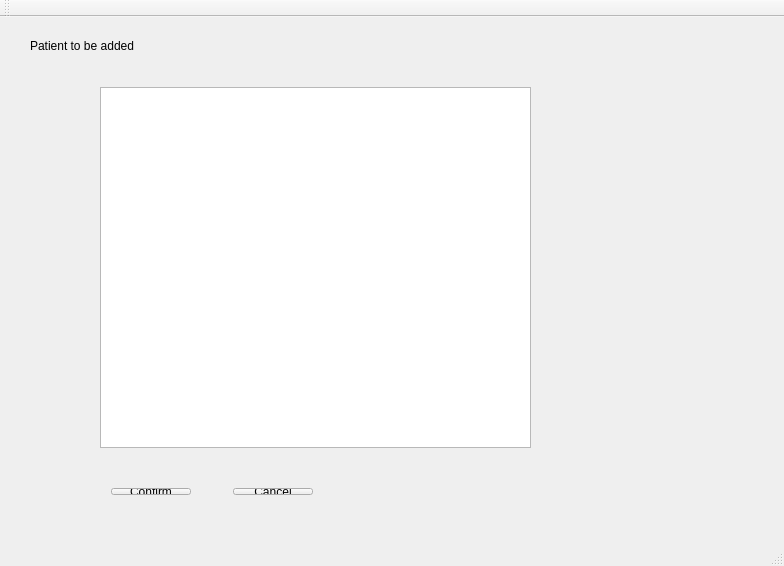
<?xml version="1.0" encoding="UTF-8"?>
<ui version="4.0">
 <class>MainWindow</class>
 <widget class="QMainWindow" name="MainWindow">
  <property name="geometry">
   <rect>
    <x>0</x>
    <y>0</y>
    <width>784</width>
    <height>566</height>
   </rect>
  </property>
  <property name="windowTitle">
   <string>MainWindow</string>
  </property>
  <widget class="QWidget" name="centralWidget">
   <widget class="QLabel" name="label">
    <property name="geometry">
     <rect>
      <x>30</x>
      <y>20</y>
      <width>221</width>
      <height>17</height>
     </rect>
    </property>
    <property name="text">
     <string>Patient to be added</string>
    </property>
   </widget>
   <widget class="QListView" name="listView">
    <property name="geometry">
     <rect>
      <x>100</x>
      <y>70</y>
      <width>431</width>
      <height>361</height>
     </rect>
    </property>
   </widget>
   <widget class="QWidget" name="">
    <property name="geometry">
     <rect>
      <x>100</x>
      <y>460</y>
      <width>224</width>
      <height>29</height>
     </rect>
    </property>
    <layout class="QHBoxLayout" name="horizontalLayout">
     <item>
      <widget class="QPushButton" name="pushButton">
       <property name="text">
        <string>Confirm</string>
       </property>
      </widget>
     </item>
     <item>
      <spacer name="horizontalSpacer">
       <property name="orientation">
        <enum>Qt::Horizontal</enum>
       </property>
       <property name="sizeHint" stdset="0">
        <size>
         <width>40</width>
         <height>20</height>
        </size>
       </property>
      </spacer>
     </item>
     <item>
      <widget class="QPushButton" name="pushButton_2">
       <property name="text">
        <string>Cancel</string>
       </property>
      </widget>
     </item>
    </layout>
   </widget>
  </widget>
  <widget class="QMenuBar" name="menuBar">
   <property name="geometry">
    <rect>
     <x>0</x>
     <y>0</y>
     <width>784</width>
     <height>25</height>
    </rect>
   </property>
  </widget>
  <widget class="QToolBar" name="mainToolBar">
   <attribute name="toolBarArea">
    <enum>TopToolBarArea</enum>
   </attribute>
   <attribute name="toolBarBreak">
    <bool>false</bool>
   </attribute>
  </widget>
  <widget class="QStatusBar" name="statusBar"/>
 </widget>
 <layoutdefault spacing="6" margin="11"/>
 <resources/>
 <connections/>
</ui>
